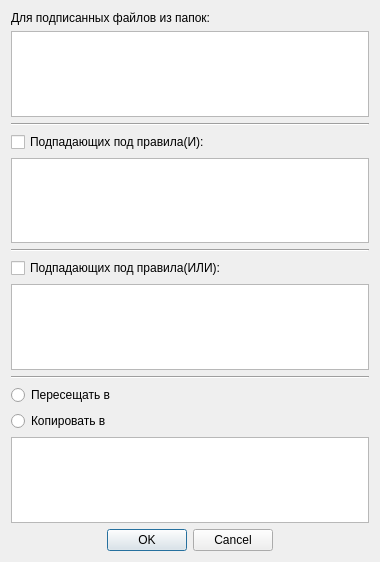
<?xml version="1.0" encoding="UTF-8"?>
<ui version="4.0">
 <class>Dialog</class>
 <widget class="QDialog" name="Dialog">
  <property name="geometry">
   <rect>
    <x>0</x>
    <y>0</y>
    <width>380</width>
    <height>562</height>
   </rect>
  </property>
  <property name="windowTitle">
   <string>Dialog</string>
  </property>
  <layout class="QVBoxLayout" name="verticalLayout">
   <item>
    <widget class="QLabel" name="label">
     <property name="text">
      <string>Для подписанных файлов из папок:</string>
     </property>
    </widget>
   </item>
   <item>
    <widget class="QListWidget" name="listWidget">
     <property name="selectionMode">
      <enum>QAbstractItemView::MultiSelection</enum>
     </property>
    </widget>
   </item>
   <item>
    <widget class="Line" name="line_2">
     <property name="orientation">
      <enum>Qt::Horizontal</enum>
     </property>
    </widget>
   </item>
   <item>
    <widget class="QCheckBox" name="checkBox">
     <property name="text">
      <string>Подпадающих под правила(И):</string>
     </property>
    </widget>
   </item>
   <item>
    <widget class="QListWidget" name="listWidget_2">
     <property name="selectionMode">
      <enum>QAbstractItemView::MultiSelection</enum>
     </property>
    </widget>
   </item>
   <item>
    <widget class="Line" name="line">
     <property name="orientation">
      <enum>Qt::Horizontal</enum>
     </property>
    </widget>
   </item>
   <item>
    <widget class="QCheckBox" name="checkBox_2">
     <property name="text">
      <string>Подпадающих под правила(ИЛИ):</string>
     </property>
    </widget>
   </item>
   <item>
    <widget class="QListWidget" name="listWidget_3">
     <property name="selectionMode">
      <enum>QAbstractItemView::MultiSelection</enum>
     </property>
    </widget>
   </item>
   <item>
    <widget class="Line" name="line_3">
     <property name="orientation">
      <enum>Qt::Horizontal</enum>
     </property>
    </widget>
   </item>
   <item>
    <widget class="QRadioButton" name="radioButton">
     <property name="text">
      <string>Пересещать в</string>
     </property>
    </widget>
   </item>
   <item>
    <widget class="QRadioButton" name="radioButton_2">
     <property name="text">
      <string>Копировать в</string>
     </property>
    </widget>
   </item>
   <item>
    <widget class="QListWidget" name="listWidget_4">
     <property name="selectionMode">
      <enum>QAbstractItemView::MultiSelection</enum>
     </property>
    </widget>
   </item>
   <item>
    <widget class="QDialogButtonBox" name="buttonBox">
     <property name="orientation">
      <enum>Qt::Horizontal</enum>
     </property>
     <property name="standardButtons">
      <set>QDialogButtonBox::Cancel|QDialogButtonBox::Ok</set>
     </property>
     <property name="centerButtons">
      <bool>true</bool>
     </property>
    </widget>
   </item>
  </layout>
 </widget>
 <resources/>
 <connections>
  <connection>
   <sender>buttonBox</sender>
   <signal>accepted()</signal>
   <receiver>Dialog</receiver>
   <slot>accept()</slot>
   <hints>
    <hint type="sourcelabel">
     <x>248</x>
     <y>254</y>
    </hint>
    <hint type="destinationlabel">
     <x>157</x>
     <y>274</y>
    </hint>
   </hints>
  </connection>
  <connection>
   <sender>buttonBox</sender>
   <signal>rejected()</signal>
   <receiver>Dialog</receiver>
   <slot>reject()</slot>
   <hints>
    <hint type="sourcelabel">
     <x>316</x>
     <y>260</y>
    </hint>
    <hint type="destinationlabel">
     <x>286</x>
     <y>274</y>
    </hint>
   </hints>
  </connection>
 </connections>
</ui>
